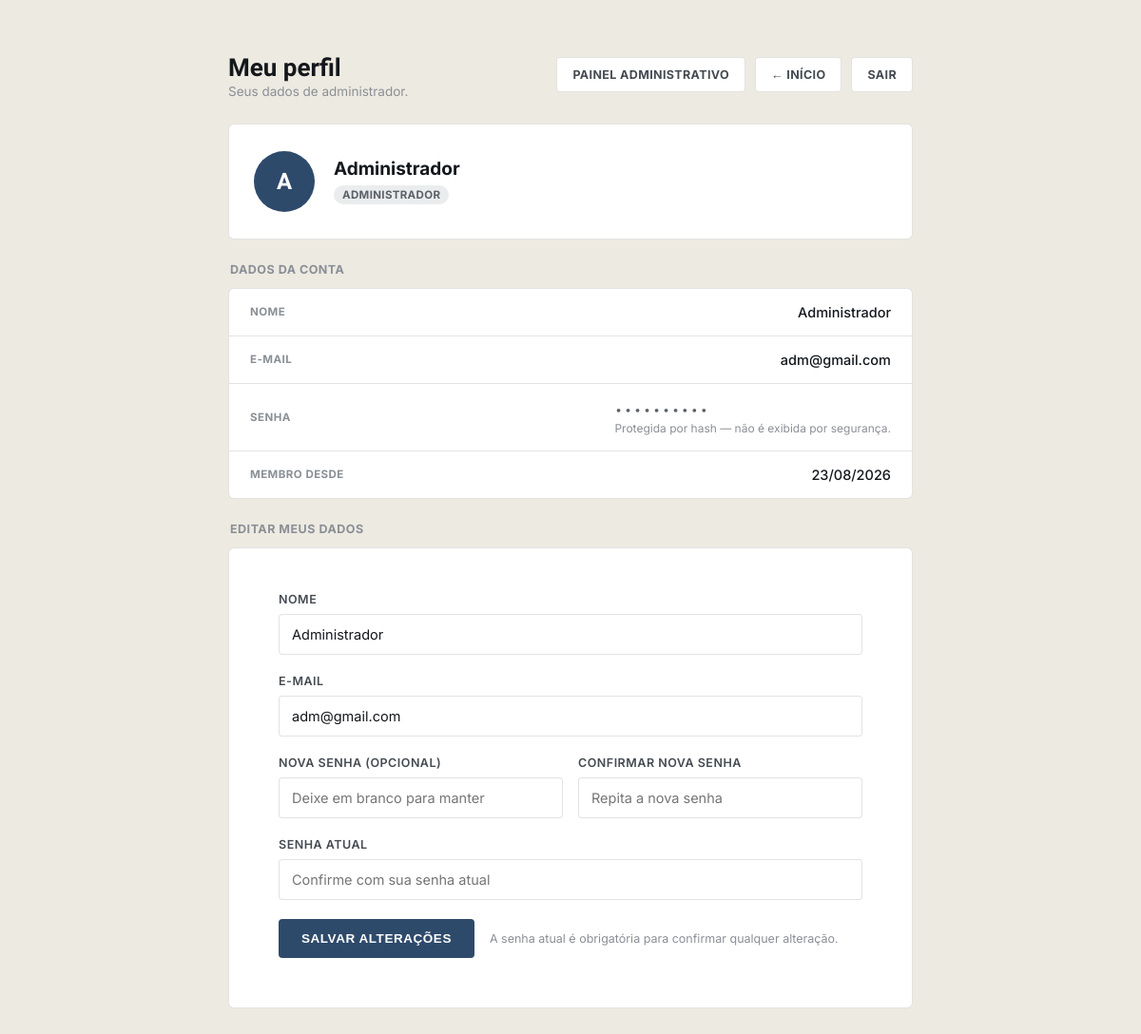
The page /php/perfil.php (signed in) on the database its author committed.
### tables this page shows
CREATE TABLE `usuarios` (
  `id` int(11) NOT NULL,
  `nome` varchar(150) NOT NULL,
  `email` varchar(150) NOT NULL,
  `senha_hash` varchar(255) NOT NULL,
  `aceite_lgpd` tinyint(1) NOT NULL DEFAULT 0,
  `criado_em` datetime NOT NULL DEFAULT current_timestamp(),
  `tipo` enum('cidadao','admin') NOT NULL DEFAULT 'cidadao'
);

### php/perfil.php (the view, shortened to what this page needs)
<?php
require __DIR__ . '/config.php';
$ehAdmin = (isset($_SESSION['tipo']) ? $_SESSION['tipo'] : 'cidadao') === 'admin';
$stmtUsuario = $pdo->prepare('SELECT nome, email, senha_hash, aceite_lgpd, criado_em FROM usuarios WHERE id = ?');
$stmtUsuario->execute([$_SESSION['usuario_id']]);
$usuario = $stmtUsuario->fetch();
$nomeValor   = $usuario['nome'];
$emailValor  = $usuario['email'];
$membroDesde = date('d/m/Y', strtotime($usuario['criado_em']));
$iniciais = '';
foreach (array_slice(explode(' ', trim($usuario['nome'])), 0, 2) as $parte) {
    $iniciais .= mb_strtoupper(mb_substr($parte, 0, 1));
}
?>
<!DOCTYPE html>
<html lang="pt-BR">
<head>
<link rel="stylesheet" href="../style.css">
</head>
<body style="background:var(--concrete);">
<div class="perfil-wrap">
  <div class="perfil-top">
    <div>
      <h1>Meu perfil</h1>
      <div class="sub"><?= $ehAdmin ? 'Seus dados de administrador.' : 'Seus dados e o histórico de ocorrências registradas.' ?></div>
    </div>
    <div class="perfil-actions">
      <?php if ($ehAdmin): ?>
        <a class="btn-line" href="paineladm.php">Painel administrativo</a>
      <?php else: ?>
        <a class="btn-line" href="painel.php">Meu painel</a>
      <?php endif; ?>
      <a class="btn-line" href="../index.php">&larr; Início</a>
      <a class="btn-line" href="logout.php">Sair</a>
    </div>
  </div>
  <div class="perfil-card">
    <div class="perfil-avatar"><?= htmlspecialchars($iniciais ?: '?') ?></div>
    <div class="perfil-id">
      <div class="nome"><?= htmlspecialchars($usuario['nome']) ?></div>
      <?php if ($ehAdmin): ?>
        <span class="selo" style="color:#5B6169; background:rgba(91,97,105,0.12);">Administrador</span>
      <?php elseif ((int) $usuario['aceite_lgpd'] === 1): ?>
        <span class="selo">✓ LGPD aceita</span>
      <?php endif; ?>
    </div>
  </div>
  <div class="section-label">Dados da conta</div>
  <div class="info-grid">
    <div class="info-row">
      <span class="label">Nome</span>
      <span class="value"><?= htmlspecialchars($usuario['nome']) ?></span>
    </div>
    <div class="info-row">
      <span class="label">E-mail</span>
      <span class="value"><?= htmlspecialchars($usuario['email']) ?></span>
    </div>
    <div class="info-row">
      <span class="label">Senha</span>
      <div>
        <span class="value mono">••••••••••</span>
        <div class="info-hint">Protegida por hash — não é exibida por segurança.</div>
      </div>
    </div>
    <div class="info-row">
      <span class="label">Membro desde</span>
      <span class="value"><?= $membroDesde ?></span>
    </div>
  </div>
  <div class="section-label">Editar meus dados</div>
  <div class="edit-card">
    <form class="plain-form" method="POST" action="perfil.php" novalidate>
      <div class="field">
        <label for="nome">Nome</label>
        <input id="nome" name="nome" type="text" value="<?= htmlspecialchars($nomeValor) ?>" required>
      </div>
      <div class="field">
        <label for="email">E-mail</label>
        <input id="email" name="email" type="email" value="<?= htmlspecialchars($emailValor) ?>" required>
      </div>
      <div class="row2">
        <div class="field">
          <label for="nova_senha">Nova senha (opcional)</label>
          <input id="nova_senha" name="nova_senha" type="password" placeholder="Deixe em branco para manter" minlength="6">
        </div>
        <div class="field">
          <label for="confirma_senha">Confirmar nova senha</label>
          <input id="confirma_senha" name="confirma_senha" type="password" placeholder="Repita a nova senha" minlength="6">
        </div>
      </div>
      <div class="field">
        <label for="senha_atual">Senha atual</label>
        <input id="senha_atual" name="senha_atual" type="password" placeholder="Confirme com sua senha atual" required>
      </div>
      <div class="submit-row">
        <button class="btn-solid" type="submit">Salvar alterações</button>
        <span class="form-note">A senha atual é obrigatória para confirmar qualquer alteração.</span>
      </div>
    </form>
  </div>
</div>
</body>
</html>

### style.css (style rules this page uses)
:root { --asphalt:#14181D; --asphalt-2:#1D242B; --concrete:#EDEAE1; --concrete-2:#E1DCCF; --signal:#FFC53D; --signal-2:#F2A900; --municipal:#2E4A6B; --municipal-2:#3E6591; --alert:#E85A32; --ok:#3E9C6F; --ink:#14181D; --paper:#FBF9F4; --line: rgba(20,24,29,0.12); --line-light: rgba(251,249,244,0.16); }
* { box-sizing:border-box; margin:0; padding:0; }
html { scroll-behavior:smooth; }
body { background:var(--paper); color:var(--ink); font-family:'Inter', sans-serif; -webkit-font-smoothing:antialiased; overflow-x:hidden; }
h1,h2,h3,.display { font-family:'Big Shoulders Display', sans-serif; text-transform:uppercase; letter-spacing:0.01em; line-height:0.92; }
.mono { font-family:'IBM Plex Mono', monospace; }
a { color:inherit; }
.field input:invalid:not(:placeholder-shown) { border-color:var(--alert); }
.field { margin-bottom:20px; }
.field label { display:block; font-size:12.5px; font-weight:600; text-transform:uppercase; letter-spacing:0.04em; color:#454B52; margin-bottom:8px; }
.field select, .field textarea, .field input { width:100%; border:1px solid var(--line); border-radius:4px; padding:12px 13px; font-family:'Inter', sans-serif; font-size:14.5px; color:var(--ink); background:#fff; }
.row2 { display:grid; grid-template-columns:1fr 1fr; gap:16px; }
.submit-row { display:flex; align-items:center; gap:16px; margin-top:8px; flex-wrap:wrap; }
.btn-solid { background:var(--municipal); color:#fff; border:none; padding:13px 24px; border-radius:4px; font-size:13.5px; font-weight:700; text-transform:uppercase; letter-spacing:0.04em; cursor:pointer; transition:background .2s; }
.form-note { font-size:12.5px; color:#8A8F96; }
.plain-form { padding:22px 26px 28px; }

### php/perfil.php (style rules this page uses)
.perfil-wrap { max-width:760px; margin:0 auto; padding:60px 20px; }
.perfil-top { display:flex; justify-content:space-between; align-items:flex-start; margin-bottom:26px; flex-wrap:wrap; gap:14px; }
.perfil-top h1 { font-size:26px; font-weight:800; text-transform:none; letter-spacing:0; }
.perfil-top .sub { font-size:13.5px; color:#8A8F96; margin-top:4px; }
.perfil-actions { display:flex; gap:10px; flex-wrap:wrap; }
.btn-line { border:1px solid var(--line); background:#fff; color:#454B52; padding:10px 16px; border-radius:4px; font-size:12.5px; font-weight:700; text-transform:uppercase; letter-spacing:0.03em; text-decoration:none; }
.perfil-card { background:#fff; border:1px solid var(--line); border-radius:6px; padding:28px 26px; margin-bottom:24px; display:flex; gap:20px; align-items:center; flex-wrap:wrap; }
.perfil-avatar { flex:none; width:64px; height:64px; border-radius:50%; background:var(--municipal); color:#fff; display:flex; align-items:center; justify-content:center; font-family:'Big Shoulders Display', sans-serif; font-size:24px; font-weight:800; }
.perfil-id { flex:1; min-width:200px; }
.perfil-id .nome { font-size:19px; font-weight:700; }
.perfil-id .selo { display:inline-flex; align-items:center; gap:5px; margin-top:6px; font-size:11.5px; font-weight:700; text-transform:uppercase; letter-spacing:0.03em; color:#276B49; background:rgba(62,156,111,0.15); padding:3px 9px; border-radius:20px; }
.info-grid { background:#fff; border:1px solid var(--line); border-radius:6px; overflow:hidden; margin-bottom:24px; }
.info-row { display:flex; justify-content:space-between; align-items:center; gap:14px; padding:16px 22px; border-bottom:1px solid var(--line); flex-wrap:wrap; }
.info-row:last-child { border-bottom:none; }
.info-row .label { font-size:11.5px; text-transform:uppercase; letter-spacing:0.04em; color:#8A8F96; font-weight:700; }
.info-row .value { font-size:14.5px; font-weight:500; text-align:right; }
.info-row .value.mono { font-size:13.5px; letter-spacing:0.14em; color:#5B6169; }
.info-hint { font-size:12px; color:#8A8F96; margin-top:3px; text-align:right; }
.section-label { font-size:12.5px; text-transform:uppercase; letter-spacing:0.04em; color:#8A8F96; font-weight:700; margin:0 0 12px 2px; }
.edit-card { background:#fff; border:1px solid var(--line); border-radius:6px; padding:24px 26px; margin-bottom:24px; }

### rows shown on the page
usuarios: nome "Administrador", email "adm@gmail.com", criado_em "23/08/2026"

### other values the page prints
$iniciais ?: '?' "A"
